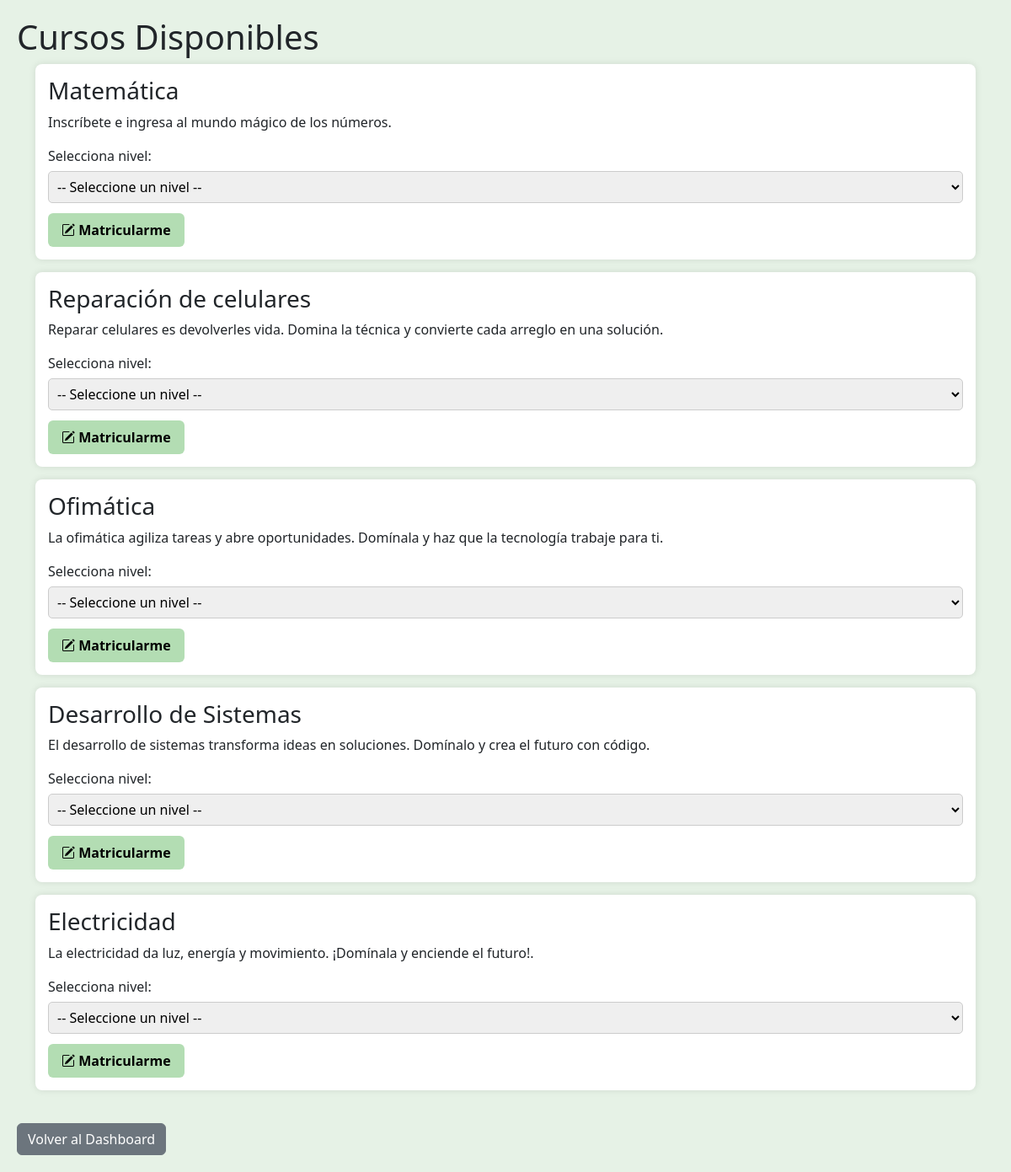
Page /cursos_disponibles.php (signed in) on the committed database.
### tables this page shows
CREATE TABLE `cursos` (
  `idCurso` int(11) NOT NULL,
  `nombreCurso` varchar(150) NOT NULL,
  `descripcion` varchar(100) NOT NULL,
  `imagen` varchar(80) DEFAULT NULL,
  `idNivel` int(11) DEFAULT NULL
);

### cursos_disponibles.php (the view, shortened to what this page needs)
<?php
$pdo = conexionBD();
$sqlCursos = "SELECT * FROM cursos";
$stmtCursos = $pdo->query($sqlCursos);
$cursos = $stmtCursos->fetchAll();
?>
<!DOCTYPE html>
<html lang="es">
<head>
    <link href="BOOTSTRAP/css/bootstrap.min.css" rel="stylesheet" />
    <link href="https://cdn.jsdelivr.net/npm/bootstrap-icons@1.10.5/font/bootstrap-icons.css" rel="stylesheet" />
</head>
<body>
    <h1>Cursos Disponibles</h1>
    <div class="container">
        <?php foreach ($cursos as $curso): ?>
            <div class="course-card">
                <h3><?php echo htmlspecialchars($curso['nombreCurso']); ?></h3>
                <p><?php echo nl2br(htmlspecialchars($curso['descripcion'])); ?></p>
                <form method="POST" action="matricular.php" style="display:inline;">
                    <label for="nivel_<?php echo $curso['idCurso']; ?>">Selecciona nivel:</label>
                    <select name="idNivel" id="nivel_<?php echo $curso['idCurso']; ?>" required>
                        <option value="">-- Seleccione un nivel --</option>
                    </select>
                    <button type="submit" class="btn-matricular">
                        <i class="bi bi-pencil-square"></i> Matricularme
                    </button>
                </form>
            </div>
        <?php endforeach; ?>
    </div>
    <a href="dashboard.php" class="btn btn-secondary mt-4">Volver al Dashboard</a>
</body>
</html>

### cursos_disponibles.php (style rules this page uses)
body { background-color: #e6f2e6; padding: 20px; }
.course-card { background: white; border-radius: 8px; padding: 15px; margin-bottom: 15px; box-shadow: 0 0 8px rgba(0,0,0,0.1); }
.btn-matricular { background-color: #b3ddb3; border: none; color: black; padding: 8px 16px; border-radius: 6px; cursor: pointer; font-weight: 600; transition: background-color 0.3s ease; }
select { width: 100%; padding: 6px; margin-top: 6px; margin-bottom: 12px; border-radius: 5px; border: 1px solid #ccc; }

### rows in the picture
cursos: nombreCurso "Matemática", descripcion "Inscríbete e ingresa al mundo mágico de los números."
cursos: nombreCurso "Reparación de celulares", descripcion "Reparar celulares es devolverles vida. Domina la técnica y convierte cada arreglo en una solución."
cursos: nombreCurso "Ofimática", descripcion "La ofimática agiliza tareas y abre oportunidades. Domínala y haz que la tecnología trabaje para ti."
cursos: nombreCurso "Desarrollo de Sistemas", descripcion "El desarrollo de sistemas transforma ideas en soluciones. Domínalo y crea el futuro con código."
cursos: nombreCurso "Electricidad", descripcion "La electricidad da luz, energía y movimiento. ¡Domínala y enciende el futuro!."
